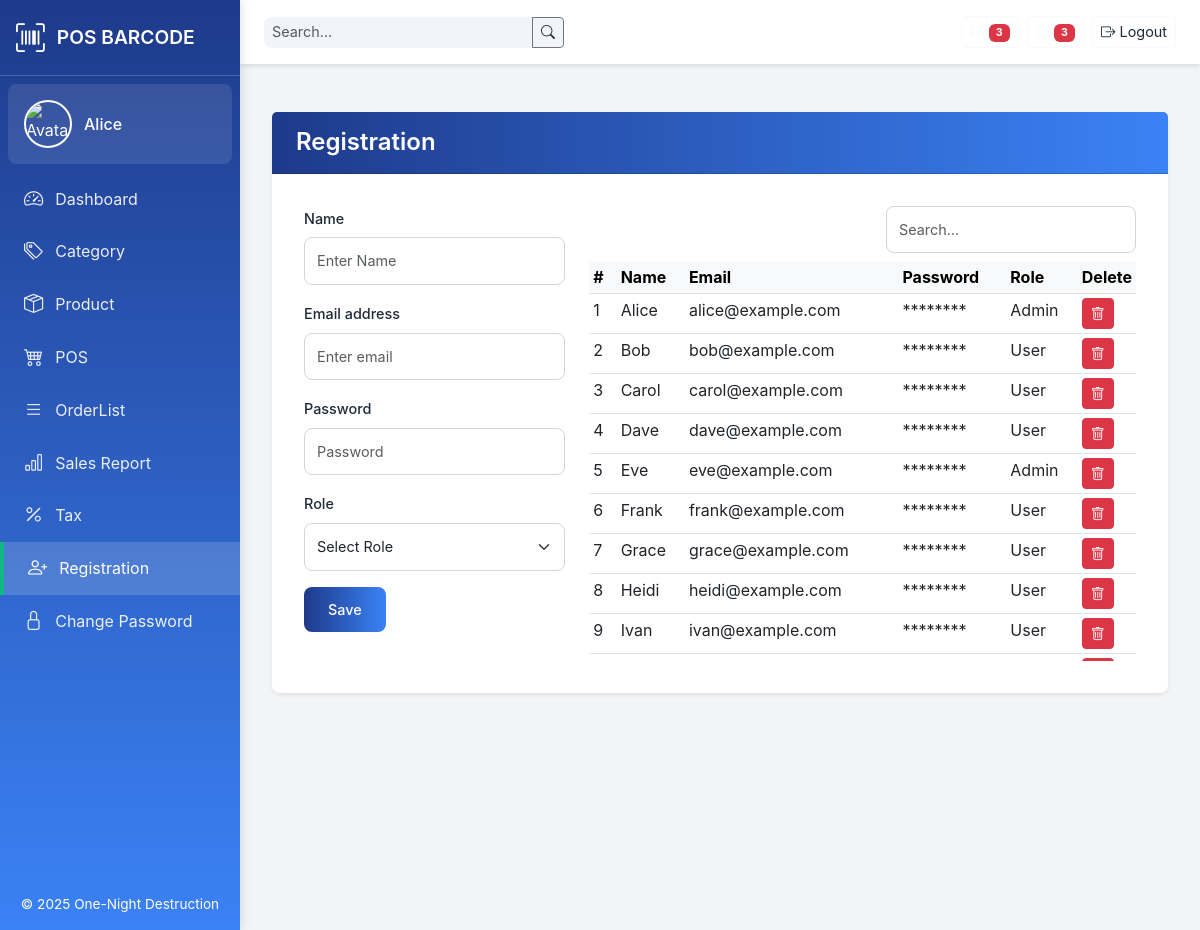
The app's page /views/registration.php (signed in) with its own data.
### tables this page shows
CREATE TABLE Tbl_user (
  User_id      INT           NOT NULL AUTO_INCREMENT,
  User_name    VARCHAR(200)  NOT NULL,
  User_email   VARCHAR(200)  NOT NULL UNIQUE,
  Password     VARCHAR(200)  NOT NULL,
  Role         VARCHAR(50)   NOT NULL,
  PRIMARY KEY (User_id),
  INDEX idx_user_email (User_email)
);

### views/registration.php (the view, shortened to what this page needs)
<?php
require_once __DIR__ . '/../config/db.php';
$name    = '';
$email   = '';
$conn = reconnect_if_needed($conn);
$res   = $conn->query("SELECT * FROM Tbl_user ORDER BY User_id ASC");
$users = $res->fetch_all(MYSQLI_ASSOC);
$pageTitle = 'Registration';
include __DIR__ . '/templates/header.php';
?>
<div class="card mt-3 shadow-sm">
    <div class="card-header">
        <h1 class="h5 mb-0"><?= htmlentities($pageTitle) ?></h1>
    </div>
    <div class="card-body">
        <div class="row gx-4 gy-4">
            <div class="col-12 col-md-4">
                <form method="post" action="registration.php">
                    <div class="mb-3">
                        <label for="name" class="form-label">Name</label>
                        <input
                            type="text" id="name" name="name"
                            class="form-control" placeholder="Enter Name"
                            required
                            value="<?= htmlspecialchars($name) ?>">
                    </div>
                    <div class="mb-3">
                        <label for="email" class="form-label">Email address</label>
                        <input
                            type="email" id="email" name="email"
                            class="form-control" placeholder="Enter email"
                            required
                            value="<?= htmlspecialchars($email) ?>">
                    </div>
                    <div class="mb-3">
                        <label for="password" class="form-label">Password</label>
                        <input
                            type="password" id="password" name="password"
                            class="form-control" placeholder="Password"
                            required>
                    </div>
                    <div class="mb-3">
                        <label for="role" class="form-label">Role</label>
                        <select id="role" name="role" class="form-select" required>
                            <option value="">Select Role</option>
                        </select>
                    </div>
                    <button type="submit" name="save" class="btn btn-primary">Save</button>
                </form>
            </div>
            <div class="col-12 col-md-8">
                <div class="d-flex justify-content-end mb-2">
                    <input
                        type="text" id="user-search"
                        class="form-control form-control-sm w-auto"
                        placeholder="Search…">
                </div>
                <div class="table-responsive overflow-auto" style="max-height:400px;">
                    <table class="table table-hover table-sm mb-0" id="users-table">
                        <thead class="table-light">
                            <tr>
                                <th style="width:5%">#</th>
                                <th>Name</th>
                                <th>Email</th>
                                <th>Password</th>
                                <th>Role</th>
                                <th style="width:10%">Delete</th>
                            </tr>
                        </thead>
                        <tbody>
                            <?php foreach ($users as $u): ?>
                            <tr>
                                <td><?= $u['User_id'] ?></td>
                                <td><?= htmlspecialchars($u['User_name']) ?></td>
                                <td><?= htmlspecialchars($u['User_email']) ?></td>
                                <td>********</td>
                                <td><?= htmlspecialchars($u['Role']) ?></td>
                                <td>
                                    <a
                                        href="registration.php?delete=<?= $u['User_id'] ?>"
                                        onclick="return confirm('Delete this user?')"
                                        class="btn btn-sm btn-danger">
                                        <i class="bi-trash"></i>
                                    </a>
                                </td>
                            </tr>
                            <?php endforeach; ?>
                        </tbody>
                    </table>
                </div>
            </div>
        </div>
    </div>
</div>
<?php include __DIR__ . '/templates/footer.php'; ?>

### views/templates/header.php (style rules this page uses)
:root { --primary-color: #1e3a8a; --secondary-color: #3b82f6; --accent-color: #10b981; --background-color: #f3f4f6; --card-bg: #ffffff; --text-color: #1f2937; --border-radius: 8px; }
html, body { height: 100%; margin: 0; background: var(--background-color); font-family: 'Inter', -apple-system, BlinkMacSystemFont, 'Segoe UI', Roboto, sans-serif; color: var(--text-color); }
.card { border: none; border-radius: var(--border-radius); box-shadow: 0 4px 12px rgba(0, 0, 0, 0.1); background: var(--card-bg); transition: transform 0.2s ease; }
.card-header { background: linear-gradient(90deg, var(--primary-color), var(--secondary-color)); color: #ffffff; border-radius: var(--border-radius) var(--border-radius) 0 0; padding: 1rem 1.5rem; }
.card-header h1 { font-size: 1.5rem; font-weight: 600; margin: 0; }
.card-body { padding: 2rem; }
.form-label { font-size: 0.9rem; font-weight: 500; color: var(--text-color); margin-bottom: 0.5rem; }
.form-control, .form-select { border: 1px solid #d1d5db; border-radius: var(--border-radius); padding: 0.75rem; font-size: 0.9rem; transition: border-color 0.2s ease, box-shadow 0.2s ease; }
.btn-primary, .btn-warning { background: linear-gradient(90deg, var(--primary-color), var(--secondary-color)); border: none; padding: 0.75rem 1.5rem; font-size: 0.9rem; font-weight: 500; border-radius: var(--border-radius); transition: transform 0.2s ease, box-shadow 0.2s ease; }

### records on screen
tbl_user: User_id "1", User_name "Alice", User_email "alice@example.com", Role "Admin"
tbl_user: User_id "2", User_name "Bob", User_email "bob@example.com", Role "User"
tbl_user: User_id "3", User_name "Carol", User_email "carol@example.com", Role "User"
tbl_user: User_id "4", User_name "Dave", User_email "dave@example.com", Role "User"
tbl_user: User_id "5", User_name "Eve", User_email "eve@example.com", Role "Admin"
tbl_user: User_id "6", User_name "Frank", User_email "frank@example.com", Role "User"
tbl_user: User_id "7", User_name "Grace", User_email "grace@example.com", Role "User"
tbl_user: User_id "8", User_name "Heidi", User_email "heidi@example.com", Role "User"
tbl_user: User_id "9", User_name "Ivan", User_email "ivan@example.com", Role "User"

### other values on screen
$username "Alice"
$label "Dashboard"
$label "Category"
$label "Product"
$label "POS"
$label "OrderList"
$label "Sales Report"
$label "Tax"
$label "Registration"
$label "Change Password"
$pageTitle "Registration"
